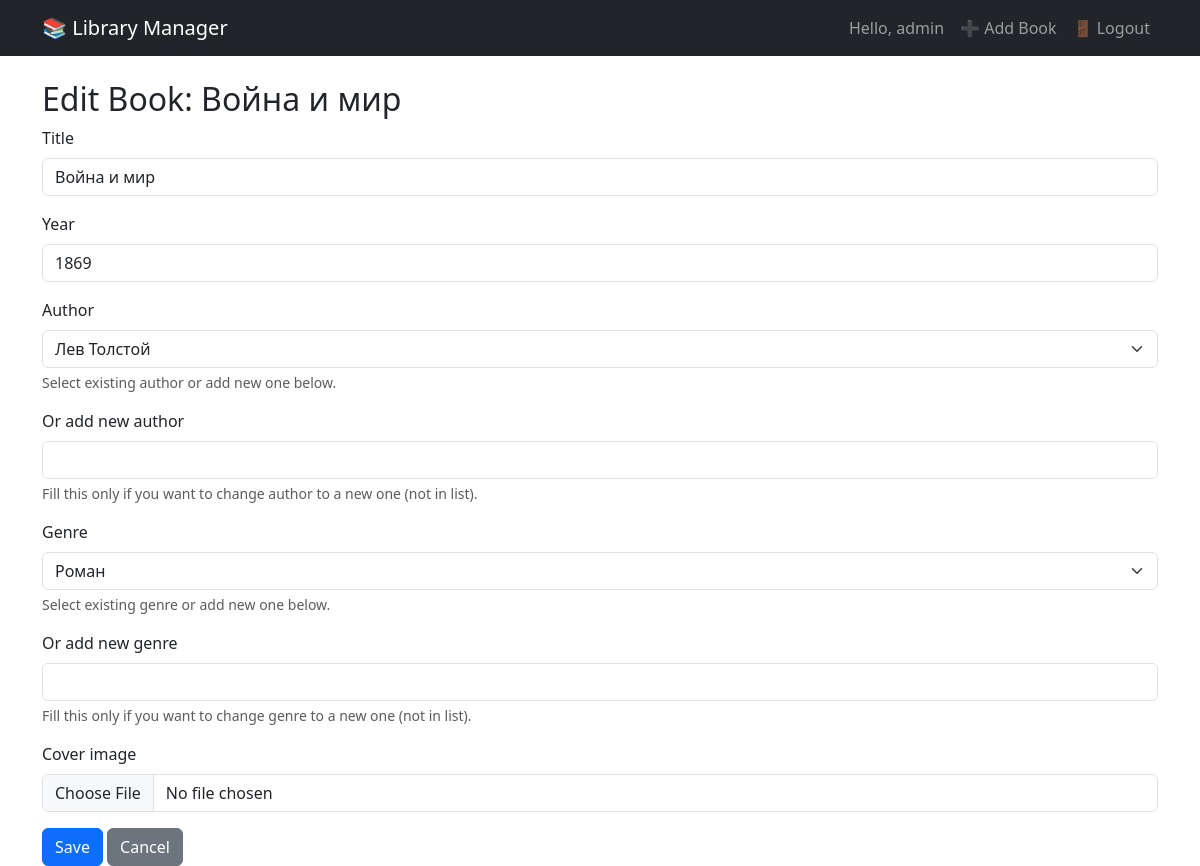
Page /book/1/edit (signed in) on the committed database.
### models.py (models this page shows, shortened)
class User(UserMixin, db.Model):
    id = db.Column(db.Integer, primary_key=True)
    username = db.Column(db.String(80), unique=True, nullable=False)
    password = db.Column(db.String(200), nullable=False)
    books = db.relationship('Book', backref='user', lazy=True, cascade='all, delete-orphan')
    authors = db.relationship('Author', backref='user', lazy=True, cascade='all, delete-orphan')
    genres = db.relationship('Genre', backref='user', lazy=True, cascade='all, delete-orphan')

class Book(db.Model):
    id = db.Column(db.Integer, primary_key=True)
    title = db.Column(db.String(200), nullable=False)
    year = db.Column(db.Integer)
    cover_path = db.Column(db.String(300))
    is_loaned = db.Column(db.Boolean, default=False)
    added_date = db.Column(db.DateTime, default=datetime.utcnow)
    user_id = db.Column(db.Integer, db.ForeignKey('user.id'), nullable=False)
    author_id = db.Column(db.Integer, db.ForeignKey('author.id'), nullable=False)
    genre_id = db.Column(db.Integer, db.ForeignKey('genre.id'), nullable=False)
    loans = db.relationship('Loan', backref='book', lazy=True, cascade='all, delete-orphan')

### app.py (the view, shortened to what this page needs)
@app.route('/book/<int:book_id>/edit', methods=['GET', 'POST'])
@login_required
def edit_book(book_id):
    book = Book.query.filter_by(id=book_id, user_id=current_user.id).first_or_404()
    form = BookForm(obj=book)
    form.author.choices = [(0, '-- Select author --')] + [(a.id, a.name) for a in Author.query.filter_by(user_id=current_user.id).order_by(Author.name)]
    form.genre.choices = [(0, '-- Select genre --')] + [(g.id, g.name) for g in Genre.query.filter_by(user_id=current_user.id).order_by(Genre.name)]
    form.author.data = book.author_id
    form.genre.data = book.genre_id
    return render_template('edit_book.html', form=form, book=book)

### forms.py
class BookForm(FlaskForm):
    title = StringField('Title', validators=[DataRequired()])
    year = IntegerField('Year', validators=[Optional(), NumberRange(min=0, max=datetime.now().year)])
    author = SelectField('Author', choices=[], coerce=int, validators=[Optional()])
    new_author = StringField('Or add new author', validators=[Optional()])
    genre = SelectField('Genre', choices=[], coerce=int, validators=[Optional()])
    new_genre = StringField('Or add new genre', validators=[Optional()])
    cover = FileField('Cover image', validators=[FileAllowed(['jpg', 'jpeg', 'png'], 'Images only!')])
    submit = SubmitField('Save')

### app.py (called while the page is built)
@login_manager.user_loader
def load_user(user_id):
    return User.query.get(int(user_id))

### templates/edit_book.html (shortened to what this page needs)
{% extends 'base.html' %}
{% block content %}
<h2>Edit Book: {{ book.title }}</h2>
<form method="post" enctype="multipart/form-data">
    <div class="mb-3">
        {{ form.title.label(class="form-label") }}
        {{ form.title(class="form-control") }}
    </div>
    <div class="mb-3">
        {{ form.year.label(class="form-label") }}
        {{ form.year(class="form-control") }}
    </div>
    <div class="mb-3">
        {{ form.author.label(class="form-label") }}
        {{ form.author(class="form-select") }}
        <div class="form-text">Select existing author or add new one below.</div>
    </div>
    <div class="mb-3">
        {{ form.new_author.label(class="form-label") }}
        {{ form.new_author(class="form-control") }}
        <div class="form-text">Fill this only if you want to change author to a new one (not in list).</div>
    </div>
    <div class="mb-3">
        {{ form.genre.label(class="form-label") }}
        {{ form.genre(class="form-select") }}
        <div class="form-text">Select existing genre or add new one below.</div>
    </div>
    <div class="mb-3">
        {{ form.new_genre.label(class="form-label") }}
        {{ form.new_genre(class="form-control") }}
        <div class="form-text">Fill this only if you want to change genre to a new one (not in list).</div>
    </div>
    <div class="mb-3">
        {{ form.cover.label(class="form-label") }}
        {{ form.cover(class="form-control") }}
    </div>
    {{ form.submit(class="btn btn-primary") }}
    <a href="{{ url_for('index') }}" class="btn btn-secondary">Cancel</a>
</form>
{% endblock %}

### templates/base.html (shortened to what this page needs)
<!doctype html>
<html lang="en">
<head>
    <link href="https://cdn.jsdelivr.net/npm/bootstrap@5.3.0/dist/css/bootstrap.min.css" rel="stylesheet">
</head>
<body>
    <nav class="navbar navbar-expand-lg navbar-dark bg-dark">
        <div class="container">
            <a class="navbar-brand" href="{{ url_for('index') }}">📚 Library Manager</a>
            <div class="collapse navbar-collapse">
                <ul class="navbar-nav ms-auto">
                    {% if current_user.is_authenticated %}
                        <li class="nav-item"><span class="nav-link">Hello, {{ current_user.username }}</span></li>
                        <li class="nav-item"><a class="nav-link" href="{{ url_for('add_book') }}">➕ Add Book</a></li>
                        <li class="nav-item"><a class="nav-link" href="{{ url_for('logout') }}">🚪 Logout</a></li>
                    {% else %}
                        <li class="nav-item"><a class="nav-link" href="{{ url_for('login') }}">Login</a></li>
                        <li class="nav-item"><a class="nav-link" href="{{ url_for('register') }}">Register</a></li>
                    {% endif %}
                </ul>
            </div>
        </div>
    </nav>
    <div class="container mt-4">
        {% block content %}{% endblock %}
    </div>
</body>
</html>

### rows in the picture
User: username "admin"
Book: title "Война и мир", year "1869", author "Лев Толстой", genre "Роман"
